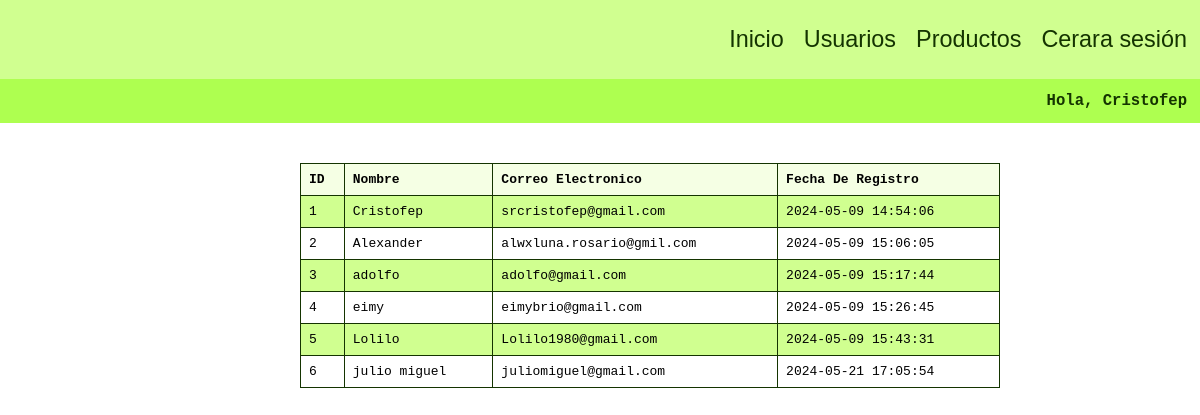
/userlist (signed in), run on the app's committed database.
### tables this page shows
CREATE TABLE user(
	id INTEGER PRIMARY KEY AUTOINCREMENT,
	username TEXT NOT NULL,
	email TEXT NOT NULL,
	password TEXT NOT NULL,
	creado_en TIMESTAMP DEFAULT CURRENT_TIMESTAMP
);

### app.py (the view)
@app.route('/userlist')
def userlist():
    conn = connect_db()
    cursor = conn.cursor()
    cursor.execute('SELECT id,username, email, creado_en FROM user')
    datos = cursor.fetchall()
    conn.close()
    return render_template('userlist.html', datos=datos)

### app.py (called while the page is built)
def connect_db():
    conn = sqlite3.connect('database/enlistar.db')
    return conn

### templates/userlist.html (shortened to what this page needs)
{% extends "base.html" %}
{%block link%}
<link rel="stylesheet" href="{{ url_for('static', filename="css/userlist.css") }}">
{%endblock link%}
{%block header%}
<header>
    <nav class="menu">
        <ul class="menu__list">
            <li><a href="/">Inicio</a></li>
            <li><a href="/userlist">Usuarios</a></li>
            <li><a href="/product">Productos</a></li>
            {%if 'username' in session%}
            <li><a href="/logout">Cerara sesión</a></li>
            {%else%}
            <li><a href="/logout">Inciar sesión</a></li>
            {%endif%}
        </ul>
    </nav>
</header>
{%endblock header%}
{%block main%}
<div class="user__login">
    {% if 'username' in session %}
    <div>
        <span>Hola, {{ session['username'] }}</span>
    </div>
    {% else %}
    <div class="user">
        <a href="/login">Ingresar</a>
        <a href="/register">Registrarse</a>
    </div>
    {% endif %}
</div>
<div class="container">
    <table>
        <thead>
            <tr>
                <th>ID</th>
                <th>Nombre</th>
                <th>Correo Electronico</th>
                <th>Fecha De Registro</th>
            </tr>
        </thead>
        <tbody>
            {% for id, username,email, creado_en in datos %}
            <tr>
                <td>{{id}}</td>
                <td>{{username}}</td>
                <td>{{email}}</td>
                <td>{{creado_en}}</td>
            </tr>
            {% endfor %}
        </tbody>
    </table>
</div>
{%endblock main%}

### static/css/userlist.css (style rules this page uses)
:root { --text: #143400; --background: #f5ffe4; --primary: #80ff00; --secondary: #aeff50; --accent: #d0ff90; }
* { font-family: monospace; }
body { margin: 0; }
header { background-color: var(--accent); padding: 1rem; }
.menu { display: flex; justify-content: end; align-items: center; }
.menu__list { list-style: none; display: flex; justify-content: space-evenly; align-items: center; gap: 20px; }
.menu__list li a { text-decoration: none; font-size: 1.8rem; font-family: sans-serif; color: var(--text); }
.user__login { background-color: var(--secondary); display: flex; justify-content: end; align-items: center; padding: 13px; }
.user__login span { color: var(--text); font-size: 1.2rem; font-weight: bold; }
.container { width: 50vw; margin: 40px auto; }
table { width: 700px; border-collapse: collapse; }
th { background-color: var(--background); border: 1px solid var(--text); padding: 8px; text-align: left; }
td { border: 1px solid var(--text); padding: 8px; text-align: left; }
tbody tr:nth-child(odd) { background-color: var(--accent); }

### data on the page
user: username "Cristofep", id "1", email "srcristofep@gmail.com", creado_en "2024-05-09 14:54:06"
user: id "2", username "Alexander", email "alwxluna.rosario@gmil.com", creado_en "2024-05-09 15:06:05"
user: id "3", username "adolfo", email "adolfo@gmail.com", creado_en "2024-05-09 15:17:44"
user: id "4", username "eimy", email "eimybrio@gmail.com", creado_en "2024-05-09 15:26:45"
user: id "5", username "Lolilo", email "Lolilo1980@gmail.com", creado_en "2024-05-09 15:43:31"
user: id "6", username "julio miguel", email "juliomiguel@gmail.com", creado_en "2024-05-21 17:05:54"
